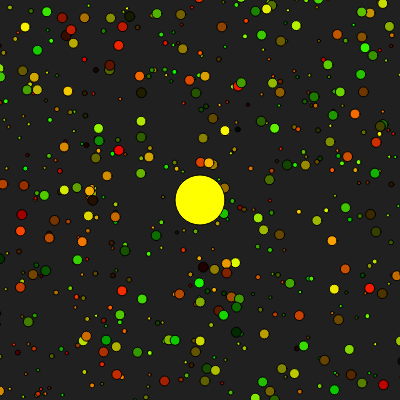
Frame 1 (no input)
Frame 60 (no input): identical to frame 1, image omitted
Frame 120 (the mouse pressed at the canvas centre since frame 60): identical to frame 1, image omitted

The p5.js sketch that drew this single still picture (run headless with seeded random() and noise() and a simulated clock; from frame 60 on, the mouse is pressed at the canvas centre):

// p5.js sketch
// ── sketch.js
const planets = [];

function setup() {
  var canvas = createCanvas(400, 400);
  canvas.parent('sketch-frame');
  planets.push(new Planet(width * 0.75, height * 0.5));
}

function mousePressed() {
  planets.push(new Planet(mouseX, mouseY));
}

function draw() {
  background(32);
  for (const dot of dots) {
    dot.draw();
  }
  // sun
  fill(255, 255, 0);
  circle(width / 2, height / 2, 50);

  for (const planet of planets) {
    planet.draw();
  }
}

class Planet {
  constructor(x, y) {
    this.x = x;
    this.y = y;

    // random size
    this.size = random(10, 50);

    // random speed
    this.deltaX = random(-10, 10);
    this.deltaY = random(-10, 10);

    // random color
    this.c = color(random(128, 255), random(128, 255), random(128, 255));
  }

  draw() {
    const sunX = width / 2;
    const sunY = height / 2;
    const distanceFromSun = dist(this.x, this.y, sunX, sunY);

    // planets accelerate faster when they're closer to the sun
    // this simulates gravity pulling them in faster and faster
    this.deltaX += (sunX - this.x) / distanceFromSun;
    this.deltaY += (sunY - this.y) / distanceFromSun;

    this.x += this.deltaX;
    this.y += this.deltaY;

    fill(this.c);
    ellipse(this.x, this.y, this.size);
  }
}

const dots = [];
const border = 20;

function setup() {
  createCanvas(400, 400);

  for (let layer = 1; layer <= 3; layer++) {
    for (let i = 0; i < 200; i++) {
      dots.push(new Dot(layer));
    }
  }
}

//function draw() {
//  background(32);
  
//}

class Dot {
  constructor(layer) {
    this.layer = layer;
    this.x = random(-border, width + border);
    this.y = random(-border, height + border);

    this.r = random(255);
    this.g = random(255);
  }

  draw() {
    let deltaX = 0;
    let deltaY = 0;

    //if(mouseX != 0 && mouseY != 0){
    //  deltaX = -this.layer *
    //    map(mouseX - width / 2, 0, width, 0, 5);
    //  deltaY = -this.layer *
    //    map(mouseY - height / 2, 0, height, 0, 5);
    //}

    this.x += deltaX;
    this.y += deltaY;

    if (this.x < -border) {
      this.x = width + random(border);
      this.y = random(0, height);
    } else if (this.x > width + border) {
      this.x = 0 - random(border);
      this.y = random(0, height);
    }

    if (this.y < -border) {
      this.y = height + random(border);
      this.x = random(0, width);
    } else if (this.y > height + border) {
      this.y = 0 - random(border);
      this.x = random(0, width);
    }

    fill(this.r, this.g, 0);
    circle(this.x, this.y, 10 / (4 - this.layer));
  }
}
